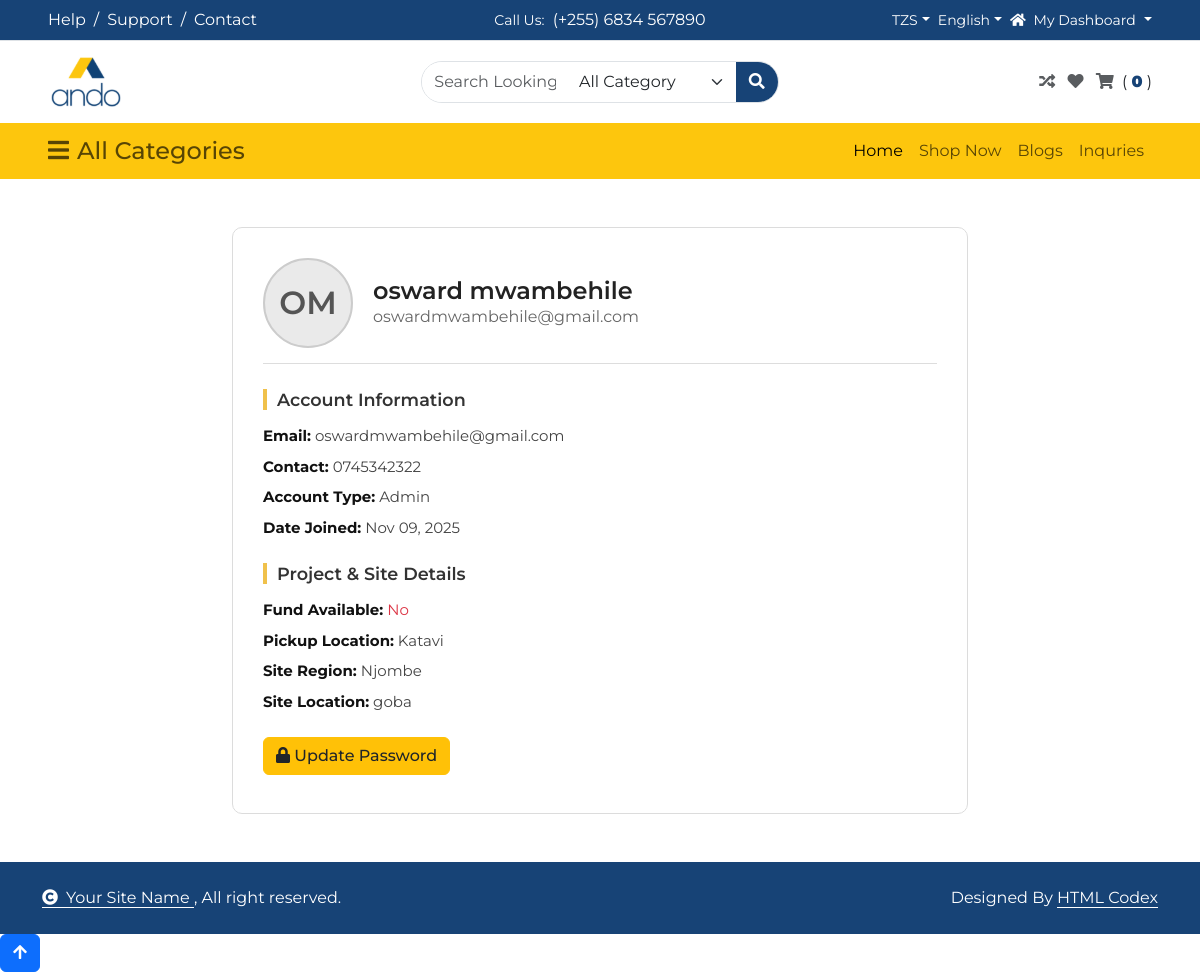
The app's page /account/profile/ (signed in), older data.
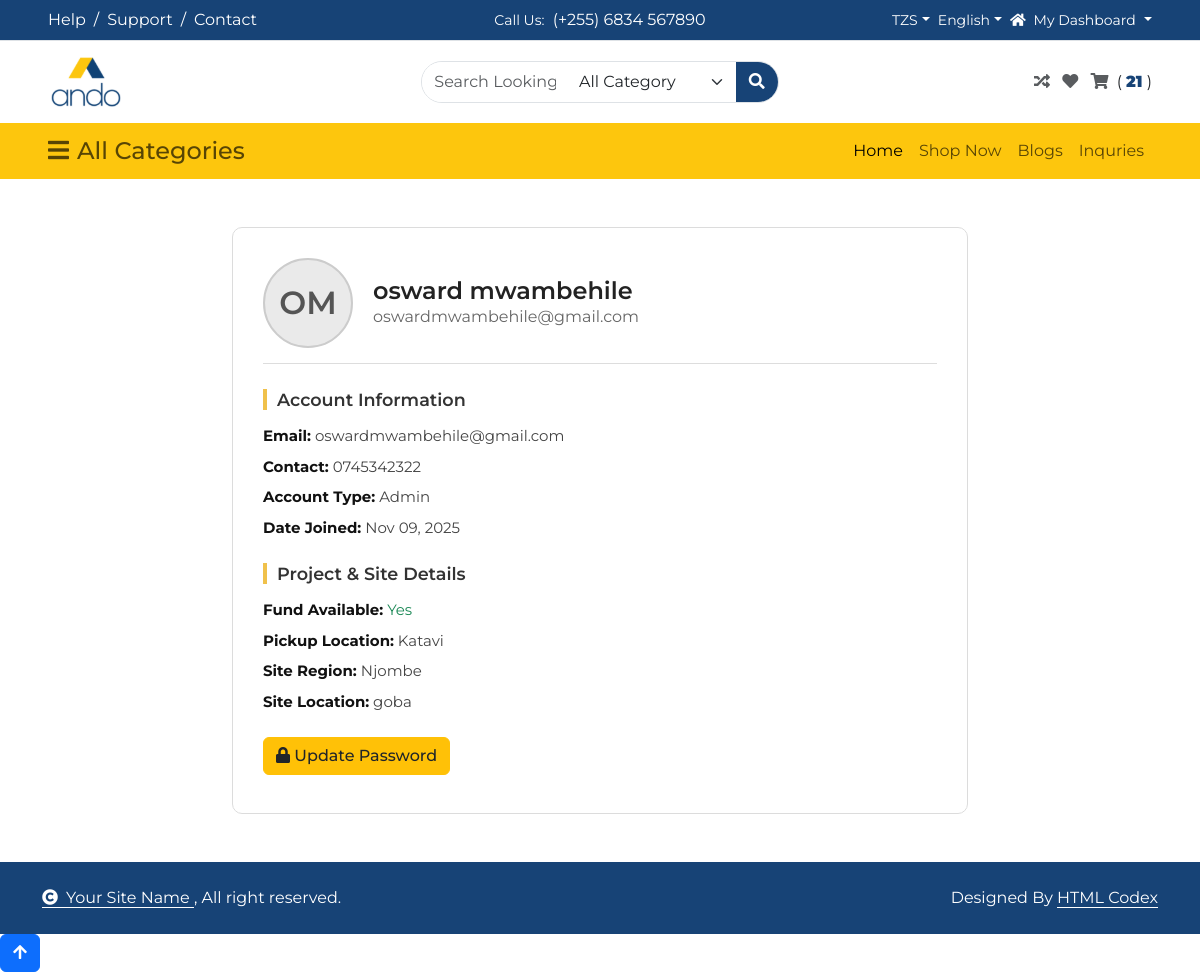
The same page, newer data.
### account/views.py (the view)
# urls.py: path('profile/', views.profile_view, name='profile'),
@login_required
def profile_view(request):
    user = request.user
    context = {
        'user': user,
    }
    return render(request, 'user/profile.html', context)

### account/models.py (called while the page is built)
    def get_full_name(self):
        return f"{self.first_name} {self.last_name}".strip()

### cart/context_processors.py (called while the page is built)
def cart_quantity(request):
    if request.user.is_authenticated:
        cart_items = Cart.objects.filter(user=request.user)
        total_quantity = cart_items.aggregate(total_count=Sum('quantity'))['total_count'] or 0
        return {'total_quantity': total_quantity}
    return {'total_quantity': 0}

### templates/user/profile.html (shortened to what this page needs)
{% extends "admin/base.html" %}
{% load static %}
{% block content %}
        {% include 'admin/topnav.html' %}
        {% include 'admin/nav.html' %}
<div class="container py-5">
    <div class="row justify-content-center">
        <div class="col-md-8">
            <div class="profile-container">
                <div class="profile-header">
                    <div class="contact-circle">
                        {{ user.first_name|slice:":1" }}{{ user.last_name|slice:":1" }}
                    </div>
                    <div>
                        <h4>{{ user.get_full_name|default:user.email }}</h4>
                        <p>{{ user.email }}</p>
                    </div>
                </div>
                <div class="profile-info">
                    <h5 class="section-title">Account Information</h5>
                    <p><strong>Email:</strong> {{ user.email }}</p>
                    <p><strong>Contact:</strong> {{ user.contact|default:"Not Provided" }}</p>
                    <p><strong>Account Type:</strong> {{ user.user_type|title }}</p>
                    <p><strong>Date Joined:</strong> {{ user.date_joined|date:"M d, Y" }}</p>
                    <h5 class="section-title mt-4">Project & Site Details</h5>
                    <p>
                        <strong>Fund Available:</strong>
                        {% if user.fund_available == 'Yes' %}
                            <span class="text-success font-weight-bold">Yes</span>
                        {% else %}
                            <span class="text-danger font-weight-bold">No</span>
                        {% endif %}
                    </p>
                    <p><strong>Pickup Location:</strong> {{ user.pickup_location|default:"Not Provided" }}</p>
                    <p><strong>Site Region:</strong> {{ user.site_region|default:"Not Provided" }}</p>
                    <p><strong>Site Location:</strong> {{ user.site_location|default:"Not Provided" }}</p>
                </div>
                <div class="action-buttons mt-4 d-flex justify-content-between flex-wrap">
                    <a href="{% url 'change_password' %}" class="btn btn-warning text-dark mb-2">
                        <i class="fa fa-lock mr-2"></i> Update Password
                    </a>
                </div>
            </div>
        </div>
    </div>
</div>
{% endblock %}

Row changes from the older to the newer data that the page shows:
changed User "osward mwambehile": fund_available "No" → "Yes" (drawn)
Text that changed along with them:
{{ total_quantity|default:0 }}: "0" → "21"
text no longer shown: "No"
text now shown: "Yes"
